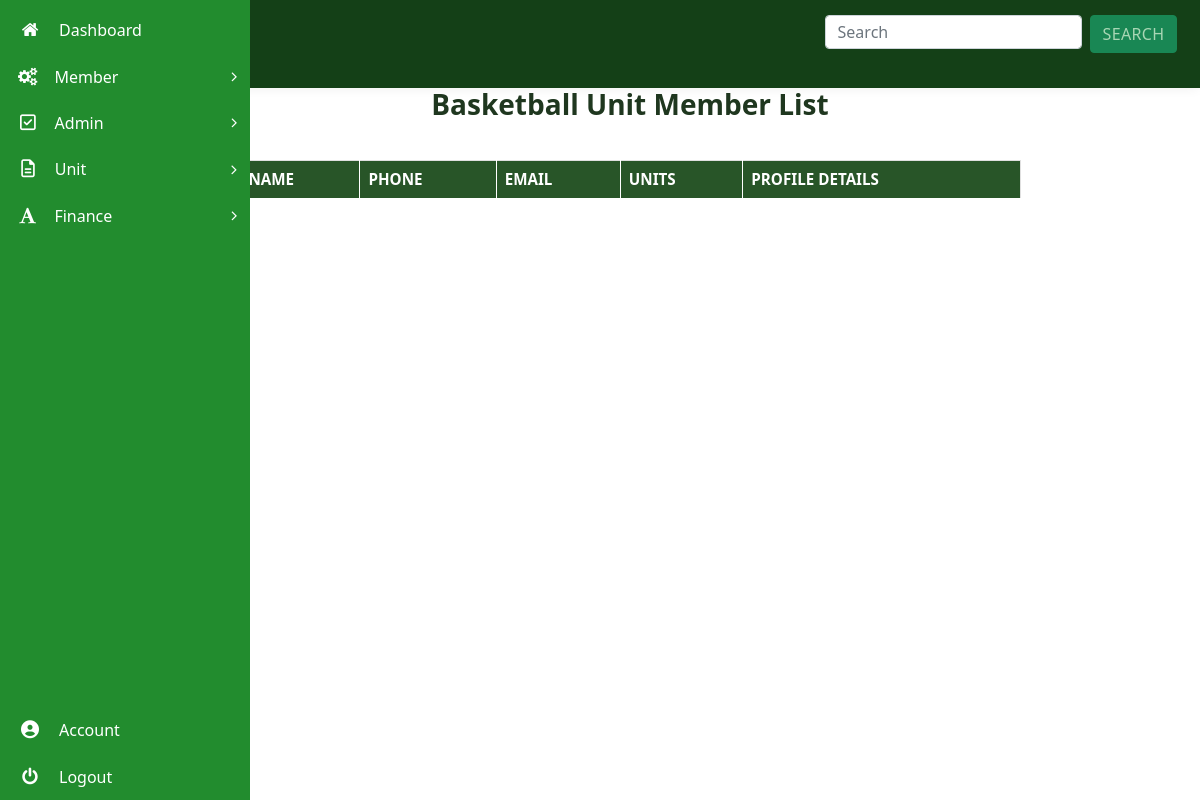
The app's page /admin/manage_unit_members/3 (signed in), older data.
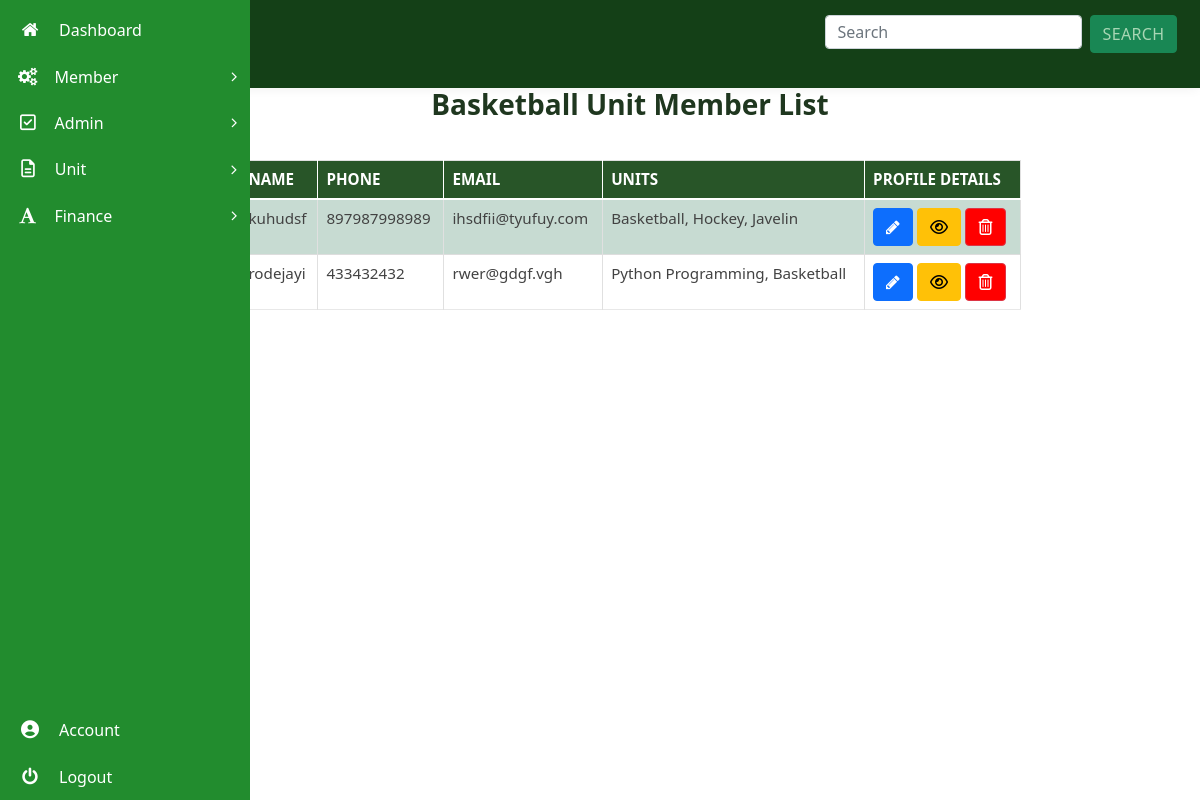
The same page, newer data.
### membership/models.py (models this page shows, shortened)
class User(db.Model, UserMixin):
  id = db.Column(db.Integer, primary_key=True)
  units = db.relationship("Unit", secondary=user_unit, backref="unit_members", lazy="dynamic")
  username = db.Column(db.String(20), unique=True, nullable=False)
  email = db.Column(db.String(120), unique=True, nullable=False)
  phone = db.Column(db.String(60), unique=True, nullable=False, default="")
  password = db.Column(db.String(60), nullable=False, default="~~~~~~~")
  image_file = db.Column(db.String(20), nullable=False, default='default.jpg')
  date_registered = db.Column(db.DateTime, nullable=False, default=datetime.utcnow)
  role = db.Column(db.String(6), nullable=False, default="USER")
  _is_superadmin = db.Column("is_superadmin", db.Boolean, nullable=False, default=False)
  current_salary = db.Column(db.String(60))
  occupation = db.Column(db.String(60))
  experience = db.Column(db.String(60))
  date_of_birth = db.Column(db.String(), nullable=False, default=datetime.utcnow)
  home_address = db.Column(db.String())
  work_address = db.Column(db.String())
  def display_units(self):
    unit_names = []
    for unit in self.units.all():
      unit_names.append(unit.name)
    return ", ".join(unit_names)
  @property
  def is_superadmin(self):
      return self._is_superadmin
  @is_superadmin.setter
  def is_superadmin(self, s):
    if type(s) == type(str()):
      if s.lower() == "true":
        self._is_superadmin = True
      elif s.lower() == "false":
        self._is_superadmin = False
    else:
      self._is_superadmin = s
  def __repr__(self):
    return f"User('{self.username}', '{self.email}', '{self.image_file}')"

class Unit(db.Model):
  id = db.Column(db.Integer, primary_key=True)
  name = db.Column(db.String(50), unique=True, nullable=False)
  date_created = db.Column(db.DateTime, nullable=False,default=datetime.utcnow)
  fees_amount = db.Column(db.String(),nullable=False,default="0")

### membership/routes.py (the view)
@app.route("/admin/manage_unit_members/<int:unit_id>")
@admin_role_required
@login_required
def manage_unit_members(unit_id):
  page = request.args.get('page', 1, type=int)
  unit = Unit.query.filter_by(id=unit_id)[0]
  unit_members = unit.unit_members
  print(unit_members)
  members = unit_members
  return render_template("manage_unit_members.html", title="Units Management", members=members, unit=unit)

### membership/models.py (called while the page is built)
@login_manager.user_loader
def load_user(user_id):
    return User.query.get(int(user_id))

### membership/routes.py (called while the page is built)
def admin_role_required(func):
    @wraps(func)
    def decorated_view(*args, **kwargs):
      if current_user.is_authenticated:
        if not current_user.role == "ADMIN":
            abort(403)
        return func(*args, **kwargs)
      else:
        abort(403)
    return decorated_view

### membership/templates/manage_unit_members.html (shortened to what this page needs)
{% extends "dashboard_layout.html" %}
{% block content %}
<link rel="stylesheet" type="text/css" href="css/table-style.css" />
<link rel="stylesheet" type="text/css" href="css/basictable.css" />
				<div class="container agile-tables">
						{% if unit %}
								<h3 style="text-align: center; color:rgb(31, 55, 31); font-weight:bold;" class="text-center">{{ unit.name }} Unit Member List</h3>
						{% else %}
								<h3 style="text-align: center; color:rgb(31, 55, 31); font-weight:bold;" class="text-center">Members List</h3>
						{% endif %}
					<div class="w3l-table-info table-responsive">
					    <table id="tuble" class="table table-success table-striped table-hover ">
						<thead>
						  <tr>
							<th>Name</th>
							<th>Phone</th>
							<th>Email</th>
							<th>Units</th>
							<th>Profile Details</th>
						  </tr>
						</thead>
						<tbody>
							{% for member in members %}
						  <tr>
							<td>{{member.username}}</td>
							<td>{{ member.phone }}</td>
							<td>{{ member.email }}</td>
							<td>
							{{member.display_units()}}
							</td>
							<td><a role="button" class="btn btn-primary" href="{{ url_for('edit_member', member_id=member.id) }}"><i class="fa fa-pencil" aria-hidden="true"></i></a>
								<a type="button" class="btn btn-warning"  dataId="{{member.id}}" dataImage="/static/profile_pics/{{member.image_file }}" dataName="{{ member.username }}" dataEmail="{{member.email}}" dataPhone="{{member.phone}}" dataPassword="{{ member.password }}" dataUnits="{{member.display_units()}}" dataDateReg="{{ member.date_registered }}" dataOccupation="{{ member.occupation }}" dataHomeAddr="{{ member.home_address }}" dataWorkAddre="{{ member.work_address }}" dataExperience = "{{member.experience}}" dataCurrentSalary="{{member.current_salary}}" data-toggle="modal" data-target="#staticBackdrop" onclick="viewUserFunction(this)"><i class="fa fa-eye" aria-hidden="true"></i></a>
								<a type="button" class="btn btn-danger" style="background: red;" data-toggle="modal" id="{{member.id}}" dataName="{{member.username}}" data-target="#deletemodal"  onclick="deleteFunction(this)"><i class="fa fa-trash-o" aria-hidden="true"></i></a>
							</td>
						  </tr>
						  {% endfor %}
						</tbody>
					  </table>
				  </div>
{% endblock content %}

Row changes from the older to the newer data that the page shows:
added User: username "kuhudsf", phone "897987998989", email "ihsdfii@tyufuy.com", display_units "Basketball, Hockey, Javelin"
added User: username "rodejayi", phone "433432432", email "rwer@gdgf.vgh", display_units "Python Programming, Basketball"
